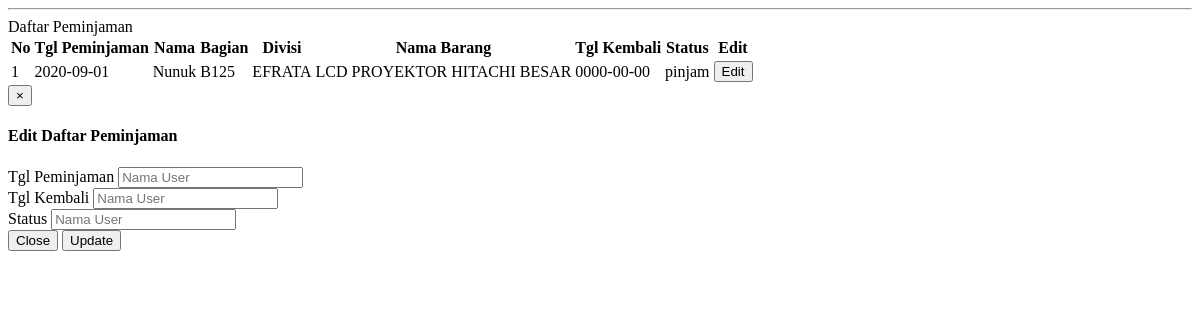
/aplikasi/daftarpeminjaman.php, run on an earlier commit of the app's database.
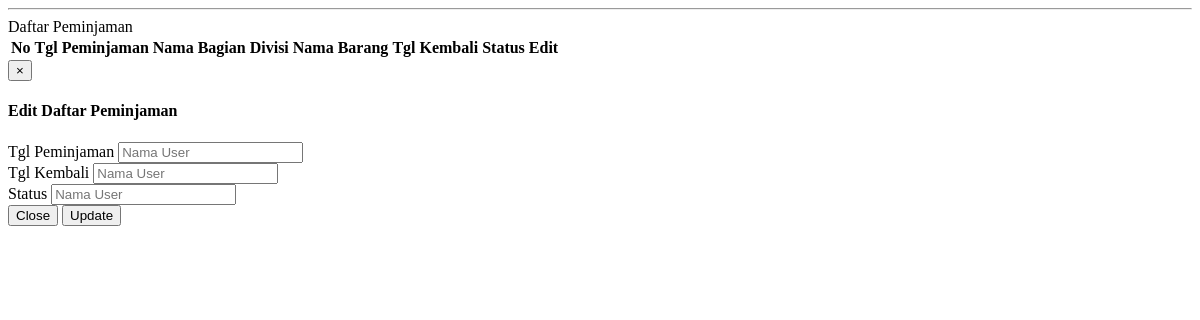
And on a later commit of the database.
### tables this page shows
CREATE TABLE `tpinjam` (
  `nopinjam` char(15) NOT NULL,
  `tgl1` date NOT NULL,
  `jam1` char(5) NOT NULL,
  `nama` char(50) NOT NULL,
  `bagian` char(45) NOT NULL,
  `divisi` char(45) NOT NULL,
  `telp` char(25) NOT NULL
);

CREATE TABLE `trincipinjam` (
  `nopinjam` char(15) NOT NULL,
  `idbarang` char(60) NOT NULL,
  `namabarang` char(60) NOT NULL,
  `jumlah` int(11) NOT NULL,
  `status` char(15) NOT NULL,
  `tgl2` date NOT NULL,
  `jam2` char(5) NOT NULL
);

### aplikasi/daftarpeminjaman.php (the view, shortened to what this page needs)
<!DOCTYPE html>
<html lang="en">
<head>
</head>
<body>
</body>
</html>
            <div class="inner">
                <hr />
                <div class="row">
                <div class="col-lg-12">
                    <div class="panel panel-default">
                        <div class="panel-heading">
                         Daftar Peminjaman
					   </div>
                        <div class="panel-body">
                            <div class="table-responsive">
                                <table class="table table-striped table-bordered table-hover" id="dataTables-example">
                                    <thead>
                                        <tr>
                                            <th>No</th>
                                            <th>Tgl Peminjaman</th>
                                            <th>Nama</th>
											<th>Bagian</th>
											<th>Divisi</th>
											<th>Nama Barang</th>
											<th>Tgl Kembali</th>
											<th>Status</th>
											<th>Edit</th>
                                        </tr>
                                    </thead>
                                    <tbody>
                                       <?php
									   $no=1;
									   $sql = mysql_query("SELECT * from tpinjam as a,trincipinjam as b where a.nopinjam=b.nopinjam  order by a.nopinjam desc");
				if(mysql_num_rows($sql) > 0){
				while($data = mysql_fetch_array($sql)){
				$nama=$data['nama'];
				$status=$data['status'];
				$tgl1=$data['tgl1'];
				$tgl2=$data['tgl2'];
				$namabarang=$data['namabarang'];
				$bagian=$data['bagian'];
				$divisi=$data['divisi'];
				$nopinjam=$data['nopinjam'];
				?>
                                        <tr class="gradeC">
                                            <td><?php echo $no++ ?></td>
											<td><?php echo $tgl1 ?></td>
                                            <td><?php echo $nama ?></td>
                                            <td><?php echo $bagian ?></td>
											<td><?php echo $divisi ?></td>
											<td><?php echo $namabarang ?></td>
											<td><?php echo $tgl2 ?></td>
											<td><?php echo $status ?></td>
											 <td>
											 <button type="submit" class="btn btn-primary btn-line" value='<?php echo $nopinjam; ?>' data-toggle="modal"  data-target="#newReggg" name='tomboledit'  onclick="new sendRequest(this.value)">
                                Edit
                            </button>
											</td>
                                        </tr>
                <?php }}?>
                                    </tbody>
                                </table>
                            </div>
                        </div>
                    </div>
                </div>
            </div>
					                                <div class="col-lg-12">
                        <div class="modal fade" id="newReggg" tabindex="-1" role="dialog" aria-labelledby="myModalLabel" aria-hidden="true">
								<div class="modal-dialog">
                                    <div class="modal-content">
                                        <div class="modal-header">
                                            <button type="button" class="close" data-dismiss="modal" aria-hidden="true">&times;</button>
                                            <h4 class="modal-title" id="H4">Edit Daftar Peminjaman</h4>
                                        </div>
                                        <div class="modal-body">
                                       <form action="aplikasi/updatedaftarpinjam.php" method="post"  enctype="multipart/form-data" name="postform2">
										<div class="form-group">
                                      Tgl Peminjaman
                                            <input placeholder="Nama User" class="form-control" type="text" name="tgl1" id="tgl1" required='required' >
                                        </div>
											<div class="form-group">
                                      Tgl Kembali
                                            <input placeholder="Nama User" class="form-control" type="text" name="tgl2" id="tgl2" required='required' >
                                        </div>
											<div class="form-group">
                                      Status
                                            <input placeholder="Nama User" class="form-control" type="text" name="status" id="status" required='required' >
                                        </div>
                                        <div class="modal-footer">
                                            <button type="button" class="btn btn-success btn-line" data-dismiss="modal">Close</button>
                                            <button type="Submit" class="btn btn-danger btn-line" name='tombol'>Update</button>
                                        </div>
										    </form>
                                    </div>
                                </div>
                            </div>
                    </div>

What changed in the data, as far as the page shows it:
removed tpinjam: tgl1 "2020-09-01", nama "Nunuk", bagian "B125", divisi "EFRATA", trincipinjam.namabarang "LCD PROYEKTOR HITACHI BESAR", trincipinjam.tgl2 "0000-00-00", trincipinjam.status "pinjam"
